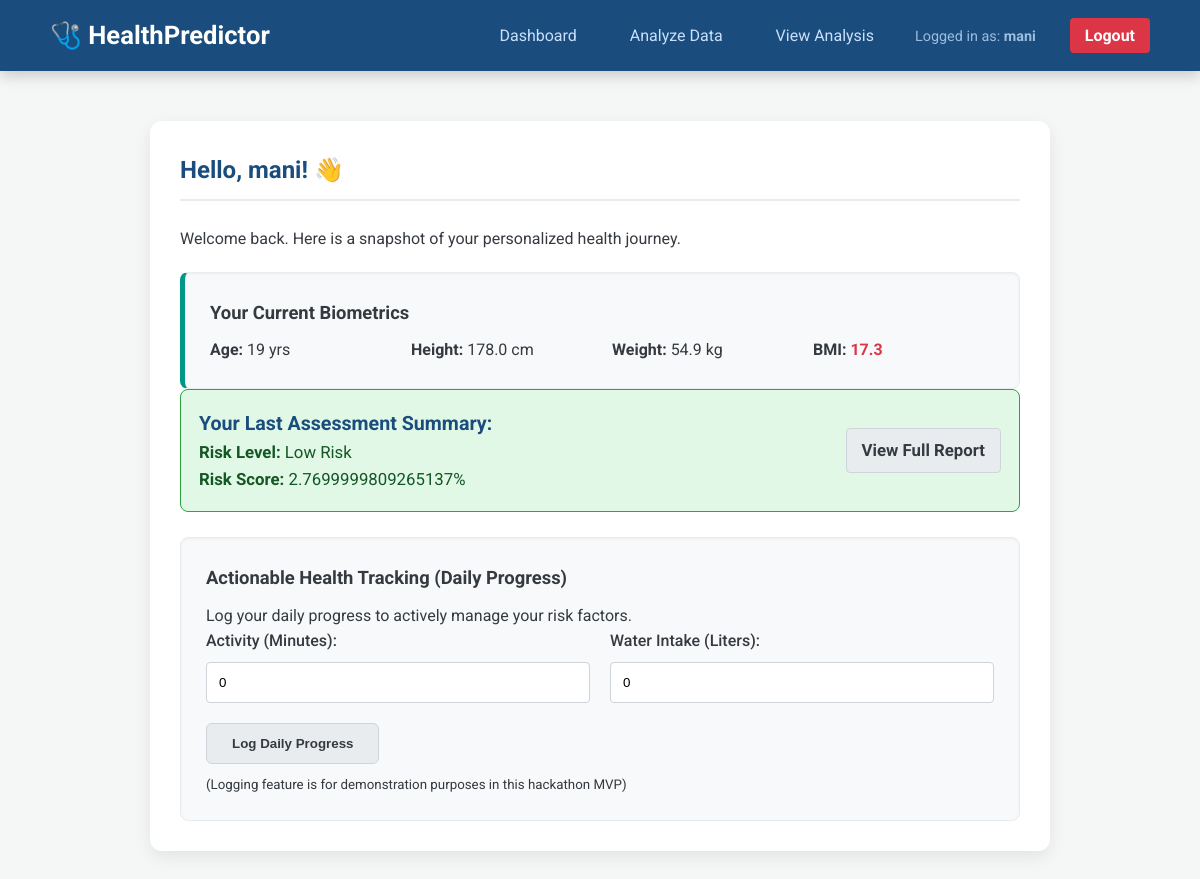
The page /dashboard (signed in) on the database its author committed.
### app.py (models this page shows, shortened)
class User(db.Model):
    id = db.Column(db.Integer, primary_key=True)
    username = db.Column(db.String(80), unique=True, nullable=False)
    password_hash = db.Column(db.String(128), nullable=False)
    age = db.Column(db.Integer, default=None)
    height_cm = db.Column(db.Float, default=None)
    weight_kg = db.Column(db.Float, default=None)
    bmi = db.Column(db.Float, default=None)
    last_risk_percent = db.Column(db.Float, default=None)
    last_risk_level = db.Column(db.String(50), default=None)
    last_analysis_data = db.Column(db.Text, default=None)
    analysis_history_json = db.Column(db.Text, default='[]')

### app.py (the view)
@app.route('/')
@app.route('/dashboard')
def dashboard():
    if 'logged_in' not in session:
        return redirect(url_for('login'))
    username = session['username']
    user = User.query.filter_by(username=username).first()
    if not user:
        session.pop('logged_in', None)
        return redirect(url_for('login'))
    onboarding_complete = user.height_cm and user.weight_kg and user.age
    if not onboarding_complete:
        return redirect(url_for('onboarding'))
    has_analysis = user.last_risk_percent is not None
    previous_report = None
    if has_analysis:
        previous_report = {
            'risk_level': user.last_risk_level,
            'risk_percent': user.last_risk_percent,
        }
    biometrics = {
        'age': user.age,
        'height': user.height_cm,
        'weight': user.weight_kg,
        'bmi': user.bmi
    }
    return render_template('index.html',
                           has_analysis=has_analysis,
                           previous_report=previous_report,
                           biometrics=biometrics,
                           username=username)

### templates/index.html (shortened to what this page needs)
{% extends "base.html" %}
{% block content %}
<div class="main-content">
    <h2 class="welcome-heading">Hello, {{ session['username'] }}! 👋</h2>
    <p>Welcome back. Here is a snapshot of your personalized health journey.</p>
    <div class="info-card" style="border-left: 5px solid var(--secondary-color);">
        <h3>Your Current Biometrics</h3>
        <div class="input-grid" style="grid-template-columns: repeat(4, 1fr);">
            <p><strong>Age:</strong> {{ biometrics.age }} yrs</p>
            <p><strong>Height:</strong> {{ biometrics.height }} cm</p>
            <p><strong>Weight:</strong> {{ biometrics.weight }} kg</p>
            <p><strong>BMI:</strong> <span style="font-weight: bold; color: var(--risk-high);">{{ biometrics.bmi }}</span></p>
        </div>
    </div>
    {% if has_analysis %}
        <div class="alert {{ 'high-risk-summary' if previous_report.risk_level == 'HIGH RISK' else 'low-risk-summary' }}">
            <div style="flex-grow: 1;">
                <h3>Your Last Assessment Summary:</h3>
                <p><strong>Risk Level:</strong> <span class="report-level">{{ previous_report.risk_level }}</span></p>
                <p><strong>Risk Score:</strong> {{ previous_report.risk_percent }}%</p>
            </div>
            <a href="{{ url_for('analysis') }}" class="btn-secondary">View Full Report</a>
        </div>
    {% else %}
        <div class="alert warning">
            ⚠️ Start your health journey! Please upload your data to generate your first personalized report.
            <a href="{{ url_for('upload') }}" class="btn-primary">Start Analysis</a>
        </div>
    {% endif %}
    <div class="tracking-card">
        <h3>Actionable Health Tracking (Daily Progress)</h3>
        <p>Log your daily progress to actively manage your risk factors.</p>
        <form action="#" method="POST" class="tracking-form">
            <div class="input-grid">
                <div class="form-group">
                    <label>Activity (Minutes):</label>
                    <input type="number" placeholder="e.g., 30 min walk" min="0" value="0">
                </div>
                <div class="form-group">
                    <label>Water Intake (Liters):</label>
                    <input type="number" step="0.1" placeholder="e.g., 2.5 L" min="0" value="0">
                </div>
            </div>
            <button type="submit" class="btn-secondary">Log Daily Progress</button>
            <small style="display: block; margin-top: 10px;">(Logging feature is for demonstration purposes in this hackathon MVP)</small>
        </form>
    </div>
</div>
{% endblock %}

### templates/base.html (shortened to what this page needs)
<!DOCTYPE html>
<html lang="en">
<head>
    <link rel="stylesheet" href="{{ url_for('static', filename='style.css') }}">
</head>
<body>
    <nav class="navbar">
        <div class="navbar-brand">
            <a href="{{ url_for('dashboard') }}">🩺 HealthPredictor</a>
        </div>
        {% if session.get('logged_in') %}
        <div class="navbar-links">
            <a href="{{ url_for('dashboard') }}">Dashboard</a>
            <a href="{{ url_for('upload') }}">Analyze Data</a>
            <a href="{{ url_for('analysis') }}">View Analysis</a>
            <span class="user-info">Logged in as: <strong>{{ session['username'] }}</strong></span>
            <a href="{{ url_for('logout') }}" class="btn-logout">Logout</a>
        </div>
        {% endif %}
    </nav>
    <div class="content-wrapper">
        {% block content %}{% endblock %}
    </div>
</body>
</html>

### static/style.css (style rules this page uses)
:root { --primary-color: #1a4d7d; --secondary-color: #009688; --background-light: #f4f7f6; --card-background: #ffffff; --text-dark: #343a40; --border-light: #e9ecef; --risk-high: #dc3545; --risk-low: #28aa52; }
* { box-sizing: border-box; margin: 0; padding: 0; }
body { font-family: 'Roboto', sans-serif; background-color: var(--background-light); color: var(--text-dark); line-height: 1.6; }
h1, h2, h3 { color: var(--primary-color); margin-top: 0; }
h2 { border-bottom: 2px solid var(--border-light); padding-bottom: 10px; margin-bottom: 25px; }
a { color: var(--primary-color); text-decoration: none; transition: color 0.3s; }
.content-wrapper { padding: 20px; }
.main-content { max-width: 900px; margin: 30px auto; padding: 30px; background: var(--card-background); border-radius: 12px; box-shadow: 0 6px 18px rgba(0, 0, 0, 0.08); }
.info-card, .tracking-card { background-color: #f8f9fa; padding: 25px; border-radius: 8px; margin-top: 20px; border: 1px solid var(--border-light); box-shadow: inset 0 1px 3px rgba(0, 0, 0, 0.05); }
.info-card h3, .tracking-card h3 { color: var(--text-dark); font-size: 1.15em; margin-bottom: 10px; }
.input-grid { display: grid; grid-template-columns: repeat(auto-fit, minmax(250px, 1fr)); gap: 20px; }
.navbar { background-color: var(--primary-color); color: white; padding: 15px 50px; display: flex; justify-content: space-between; align-items: center; box-shadow: 0 4px 15px rgba(0, 0, 0, 0.2); }
.navbar-brand a { color: white; font-size: 1.6em; font-weight: 700; }
.navbar-links a { color: #c9dffc; margin-left: 25px; padding: 8px 12px; border-radius: 4px; transition: background-color 0.3s; }
.user-info { margin-left: 25px; color: #9cbce0; font-size: 0.9em; }
.btn-logout { background-color: var(--risk-high) !important; color: white !important; padding: 8px 15px !important; margin-left: 30px !important; font-weight: bold; }
.btn-primary, .btn-secondary { padding: 12px 25px; border: none; border-radius: 6px; cursor: pointer; font-weight: bold; display: inline-block; text-align: center; transition: background-color 0.3s, transform 0.1s; text-decoration: none; }
.btn-secondary { background-color: #e9ecef; color: var(--text-dark); border: 1px solid #ced4da; }
.form-group { margin-bottom: 20px; }
.form-group label { display: block; margin-bottom: 8px; font-weight: 500; color: var(--text-dark); }
.form-group input, .form-group select { width: 100%; padding: 12px; border: 1px solid #ced4da; border-radius: 4px; transition: border-color 0.3s; }
.alert { padding: 18px; border-radius: 8px; margin-bottom: 25px; display: flex; justify-content: space-between; align-items: center; font-size: 1.05em; }
.alert a { text-decoration: none; padding: 8px 15px; border-radius: 4px; font-weight: bold; margin-left: 20px; }
.low-risk-summary { background-color: #e0f8e5; border: 1px solid #28a745; color: #155724; }

### rows shown on the page
User: username "mani", height "178.0", weight "54.9", bmi "17.3", risk_level "Low Risk", risk_percent "2.7699999809265137"

### other values the page prints
{{ biometrics.age }} "19"
